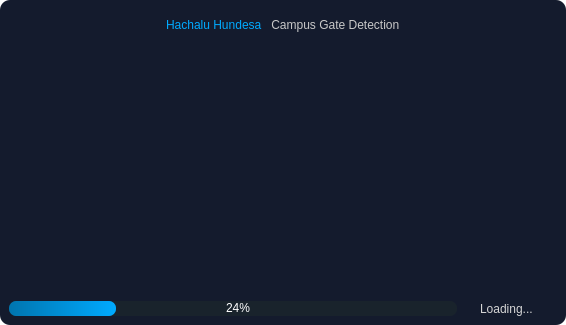
<?xml version="1.0" encoding="UTF-8"?>
<ui version="4.0">
 <class>SplashScreen</class>
 <widget class="QMainWindow" name="SplashScreen">
  <property name="geometry">
   <rect>
    <x>0</x>
    <y>0</y>
    <width>566</width>
    <height>325</height>
   </rect>
  </property>
  <property name="windowTitle">
   <string>MainWindow</string>
  </property>
  <property name="styleSheet">
   <string notr="true">background-color: transparent;</string>
  </property>
  <widget class="QWidget" name="Main">
   <property name="styleSheet">
    <string notr="true">background-color:transparent;
border-radius:15</string>
   </property>
   <layout class="QHBoxLayout" name="horizontalLayout">
    <property name="leftMargin">
     <number>0</number>
    </property>
    <property name="topMargin">
     <number>0</number>
    </property>
    <property name="rightMargin">
     <number>0</number>
    </property>
    <property name="bottomMargin">
     <number>0</number>
    </property>
    <item>
     <widget class="QFrame" name="Main_Body">
      <property name="styleSheet">
       <string notr="true">background-color: rgb(20, 27, 45);
border-radius:10</string>
      </property>
      <property name="frameShape">
       <enum>QFrame::StyledPanel</enum>
      </property>
      <property name="frameShadow">
       <enum>QFrame::Raised</enum>
      </property>
      <layout class="QVBoxLayout" name="verticalLayout">
       <item alignment="Qt::AlignHCenter|Qt::AlignTop">
        <widget class="QFrame" name="frame">
         <property name="frameShape">
          <enum>QFrame::StyledPanel</enum>
         </property>
         <property name="frameShadow">
          <enum>QFrame::Raised</enum>
         </property>
         <layout class="QHBoxLayout" name="horizontalLayout_2">
          <item>
           <widget class="QLabel" name="label_4">
            <property name="styleSheet">
             <string notr="true">font: 87 14pt &quot;Arial Black&quot;;
color: rgb(0, 170, 255);</string>
            </property>
            <property name="text">
             <string>Hachalu Hundesa</string>
            </property>
           </widget>
          </item>
          <item alignment="Qt::AlignHCenter|Qt::AlignTop">
           <widget class="QLabel" name="label">
            <property name="styleSheet">
             <string notr="true">font: 87 14pt &quot;Arial Black&quot;;
color: rgb(200, 200, 200);</string>
            </property>
            <property name="text">
             <string> Campus Gate Detection</string>
            </property>
           </widget>
          </item>
         </layout>
        </widget>
       </item>
       <item>
        <widget class="QFrame" name="frame_3">
         <property name="sizePolicy">
          <sizepolicy hsizetype="Expanding" vsizetype="Expanding">
           <horstretch>0</horstretch>
           <verstretch>0</verstretch>
          </sizepolicy>
         </property>
         <property name="frameShape">
          <enum>QFrame::StyledPanel</enum>
         </property>
         <property name="frameShadow">
          <enum>QFrame::Raised</enum>
         </property>
         <layout class="QHBoxLayout" name="horizontalLayout_4">
          <item alignment="Qt::AlignHCenter|Qt::AlignVCenter">
           <widget class="QLabel" name="label_2">
            <property name="minimumSize">
             <size>
              <width>150</width>
              <height>150</height>
             </size>
            </property>
            <property name="text">
             <string/>
            </property>
            <property name="pixmap">
             <pixmap>../Capture.jpg</pixmap>
            </property>
            <property name="scaledContents">
             <bool>true</bool>
            </property>
           </widget>
          </item>
         </layout>
        </widget>
       </item>
       <item alignment="Qt::AlignBottom">
        <widget class="QFrame" name="frame_2">
         <property name="styleSheet">
          <string notr="true">background-color: rgb(20, 27, 45);</string>
         </property>
         <property name="frameShape">
          <enum>QFrame::StyledPanel</enum>
         </property>
         <property name="frameShadow">
          <enum>QFrame::Raised</enum>
         </property>
         <layout class="QHBoxLayout" name="horizontalLayout_3">
          <property name="spacing">
           <number>0</number>
          </property>
          <property name="leftMargin">
           <number>0</number>
          </property>
          <property name="topMargin">
           <number>0</number>
          </property>
          <property name="rightMargin">
           <number>0</number>
          </property>
          <property name="bottomMargin">
           <number>0</number>
          </property>
          <item alignment="Qt::AlignBottom">
           <widget class="QProgressBar" name="progressBar">
            <property name="minimumSize">
             <size>
              <width>0</width>
              <height>15</height>
             </size>
            </property>
            <property name="maximumSize">
             <size>
              <width>16777215</width>
              <height>15</height>
             </size>
            </property>
            <property name="styleSheet">
             <string notr="true">QProgressBar{
background-color: rgb(25, 35, 44);
    color:white;
border-radius:7;
border-style:none;
text-align:center;
margin-right:10


}
QProgressBar::chunk{
	
	
	
	
	
	
	background-color: qlineargradient(spread:pad, x1:1, y1:0, x2:0, y2:0, stop:0 rgba(0, 170, 255, 255), stop:1 rgba(0, 117, 175, 255));
border-radius:7;
border-style:none;

}</string>
            </property>
            <property name="value">
             <number>24</number>
            </property>
           </widget>
          </item>
          <item>
           <widget class="QLabel" name="loading_label">
            <property name="minimumSize">
             <size>
              <width>90</width>
              <height>0</height>
             </size>
            </property>
            <property name="styleSheet">
             <string notr="true">font: 8pt &quot;Arial&quot;;
color: rgb(213, 213, 213);
background-color: rgb(20, 27, 45);
border-style:none;
margin-left:10</string>
            </property>
            <property name="text">
             <string>Loading...</string>
            </property>
           </widget>
          </item>
         </layout>
        </widget>
       </item>
      </layout>
     </widget>
    </item>
   </layout>
  </widget>
 </widget>
 <resources/>
 <connections/>
</ui>
